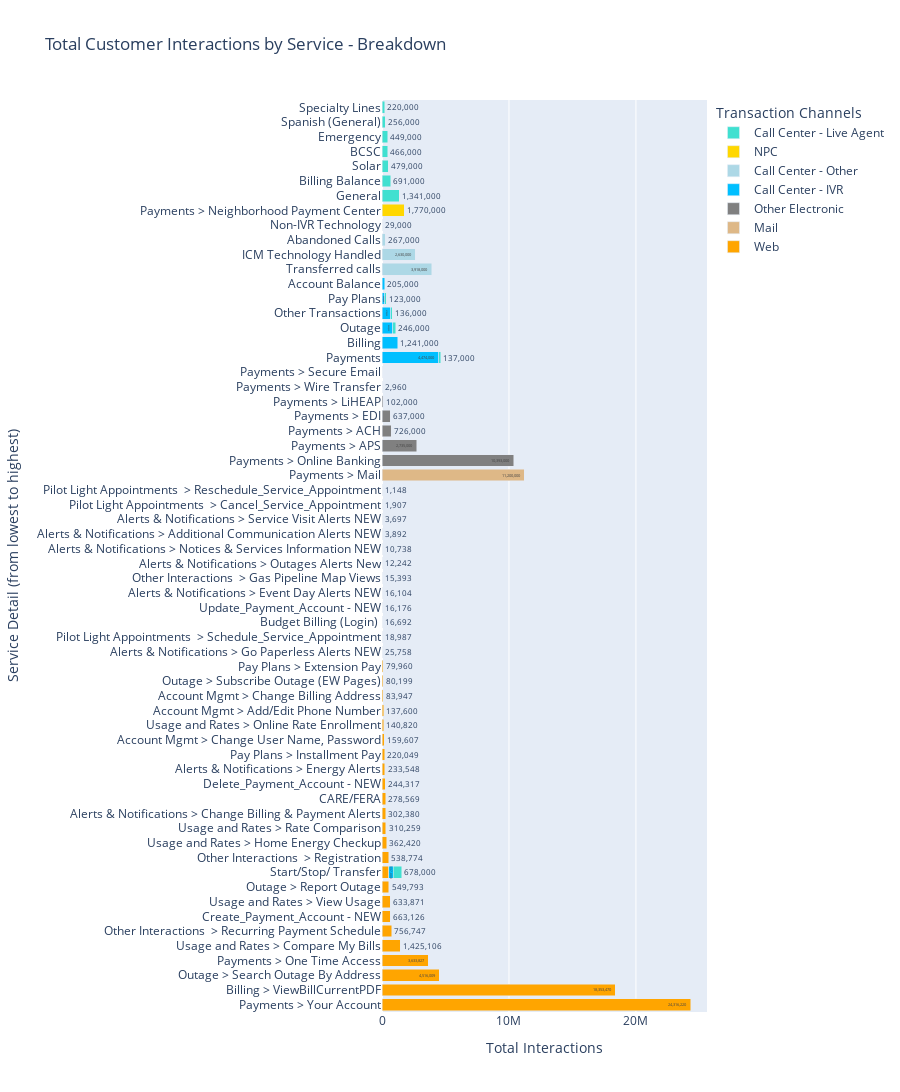

Notebook code cell kept with this figure:
### Code cell
# Set the locale to use comma separators for thousands
locale.setlocale(locale.LC_ALL, '')

# Group the data by Root Level and Level 2 and sum the values
grouped_data = df.groupby(['Root Level', 'Level 2'])['Value'].sum().reset_index()

# Sort the grouped_data by Value column in descending order
grouped_data = grouped_data.sort_values(by='Value', ascending=False) # Sort by descending order

# Create a dictionary to map the Root Level to its corresponding color
color_map = {'Web': 'orange', 'Other Electronic': 'gray', 'Mail': 'burlywood',   'Call Center - Live Agent': 'turquoise', 'Call Center - IVR': 'deepskyblue', 'Call Center - Other':'lightblue', 'NPC': 'gold'}



# Create a list to store the bar chart traces
bar_traces = []

# Loop through each Root Level and create a stacked bar chart trace for its corresponding Level 2 data
for root_level in grouped_data['Root Level'].unique():
    temp_df = grouped_data[grouped_data['Root Level'] == root_level]
    values = temp_df['Value'].values
    formatted_values = [locale.format_string("%d", val, grouping=True) for val in values] # Format values with comma separators
    y_values = temp_df['Level 2'].values
    bar_trace = go.Bar(
        y=y_values,
        x=values,
        text=formatted_values,
        textposition='auto',
        name=root_level,
        orientation='h',
        marker=dict(color=color_map[root_level])
    )
    bar_traces.append(bar_trace)

# Create the stacked bar chart layout
bar_layout = go.Layout(
    title='Total Customer Interactions by Service - Breakdown',
    xaxis=dict(title='Total Interactions'),
    yaxis=dict(title='Service Detail (from lowest to highest)'),
    barmode='stack',
    height=1600,
    legend=dict(title=dict(text='Transaction Channels'))
)

# Create the stacked bar chart figure
bar_fig_L2 = go.Figure(data=bar_traces, layout=bar_layout)

# Display the stacked bar chart
bar_fig_L2.show()

### Figure 1 — Plotly figure (JSON) as saved in the notebook; plotly's stock layout.template omitted (floating-point values rounded to 4 significant figures)
{"data": [{"marker": {"color": "orange"}, "name": "Web", "orientation": "h", "text": ["24,316,220", "18,353,470", "4,516,009", "3,633,827", "1,425,106", "756,747", "663,126", "633,871", "549,793", "541,515", "538,774", "362,420", "310,259", "302,380", "278,569", "244,317", "233,548", "220,049", "159,607", "140,820", "137,600", "83,947", "80,199", "79,960", "25,758", "18,987", "16,692", "16,176", "16,104", "15,393", "12,242", "10,738", "3,892", "3,697", "1,907", "1,148"], "textposition": "auto", "type": "bar", "x": [24316220, 18353470, 4516009, 3633827, 1425106, 756747, 663126, 633871, 549793, 541515, 538774, 362420, 310259, 302380, 278569, 244317, 233548, 220049, 159607, 140820, 137600, 83947, 80199, 79960, 25758, 18987, 16692, 16176, 16104, 15393, 12242, 10738, 3892, 3697, 1907, 1148], "y": ["Payments > Your Account", "Billing > ViewBillCurrentPDF", "Outage > Search Outage By Address", "Payments > One Time Access", "Usage and Rates > Compare My Bills", "Other Interactions  > Recurring Payment Schedule", "Create_Payment_Account - NEW", "Usage and Rates > View Usage", "Outage > Report Outage", "Start/Stop/ Transfer", "Other Interactions  > Registration", "Usage and Rates > Home Energy Checkup", "Usage and Rates > Rate Comparison", "Alerts & Notifications > Change Billing & Payment Alerts", "CARE/FERA", "Delete_Payment_Account - NEW", "Alerts & Notifications > Energy Alerts", "Pay Plans > Installment Pay", "Account Mgmt > Change User Name, Password", "Usage and Rates > Online Rate Enrollment", "Account Mgmt > Add/Edit Phone Number", "Account Mgmt > Change Billing Address", "Outage > Subscribe Outage (EW Pages)", "Pay Plans > Extension Pay", "Alerts & Notifications > Go Paperless Alerts NEW", "Pilot Light Appointments  > Schedule_Service_Appointment", "Budget Billing (Login) ", "Update_Payment_Account - NEW", "Alerts & Notifications > Event Day Alerts NEW", "Other Interactions  > Gas Pipeline Map Views", "Alerts & Notifications > Outages Alerts New", "Alerts & Notifications > Notices & Services Information NEW", "Alerts & Notifications > Additional Communication Alerts NEW", "Alerts & Notifications > Service Visit Alerts NEW", "Pilot Light Appointments  > Cancel_Service_Appointment", "Pilot Light Appointments  > Reschedule_Service_Appointment"]}, {"marker": {"color": "burlywood"}, "name": "Mail", "orientation": "h", "text": ["11,200,000"], "textposition": "auto", "type": "bar", "x": [11200000], "y": ["Payments > Mail"]}, {"marker": {"color": "gray"}, "name": "Other Electronic", "orientation": "h", "text": ["10,393,000", "2,735,000", "726,000", "637,000", "102,000", "2,960", "388"], "textposition": "auto", "type": "bar", "x": [10393000, 2735000, 726000, 637000, 102000, 2960, 388], "y": ["Payments > Online Banking", "Payments > APS", "Payments > ACH", "Payments > EDI", "Payments > LiHEAP", "Payments > Wire Transfer", "Payments > Secure Email"]}, {"marker": {"color": "deepskyblue"}, "name": "Call Center - IVR", "orientation": "h", "text": ["4,474,000", "1,241,000", "843,000", "678,000", "337,000", "209,000", "205,000"], "textposition": "auto", "type": "bar", "x": [4474000, 1241000, 843000, 678000, 337000, 209000, 205000], "y": ["Payments", "Billing", "Outage", "Other Transactions", "Start/Stop/ Transfer", "Pay Plans", "Account Balance"]}, {"marker": {"color": "lightblue"}, "name": "Call Center - Other", "orientation": "h", "text": ["3,918,000", "2,630,000", "267,000", "29,000"], "textposition": "auto", "type": "bar", "x": [3918000, 2630000, 267000, 29000], "y": ["Transferred calls", "ICM Technology Handled", "Abandoned Calls", "Non-IVR Technology"]}, {"marker": {"color": "gold"}, "name": "NPC", "orientation": "h", "text": ["1,770,000"], "textposition": "auto", "type": "bar", "x": [1770000], "y": ["Payments > Neighborhood Payment Center"]}, {"marker": {"color": "turquoise"}, "name": "Call Center - Live Agent", "orientation": "h", "text": ["1,341,000", "691,000", "678,000", "479,000", "466,000", "449,000", "256,000", "246,000", "220,000", "137,000", "136,000", "123,000"], "textposition": "auto", "type": "bar", "x": [1341000, 691000, 678000, 479000, 466000, 449000, 256000, 246000, 220000, 137000, 136000, 123000], "y": ["General", "Billing Balance", "Start/Stop/ Transfer", "Solar", "BCSC", "Emergency", "Spanish (General)", "Outage", "Specialty Lines", "Payments", "Other Transactions", "Pay Plans"]}], "layout": {"barmode": "stack", "height": 1600, "legend": {"title": {"text": "Transaction Channels"}}, "title": {"text": "Total Customer Interactions by Service - Breakdown"}, "xaxis": {"title": {"text": "Total Interactions"}}, "yaxis": {"title": {"text": "Service Detail (from lowest to highest)"}}}}
